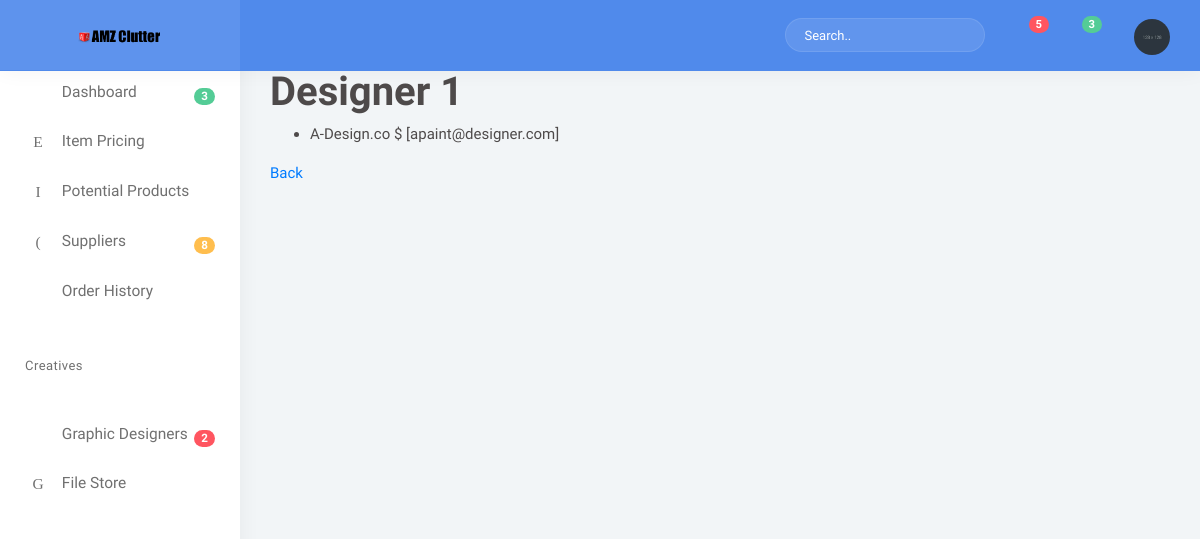
The page /designer/1 on the database its author committed.
### clutter/models.py (models this page shows, shortened)
class Designer(models.Model):
    company = models.CharField(max_length=64)
    contact = models.CharField(max_length=64)
    email = models.CharField(max_length=128, blank = True)

### clutter/views.py (the view)
# urls.py: path("designer/<int:designer_id>", views.designer, name="designer"),
def designer(request, designer_id):
    try:
        designer = Designer.objects.get(pk=designer_id)
    except designer.DoesNotExist:
        raise Http404("Designer does not exist.")
    context = {
    "designer": designer
    }
    return render(request, "clutter/designer.html", context)

### clutter/templates/clutter/designer.html
{% extends "clutter/base.html" %}
{% load static %}
{% block body %}
    <h1>Designer {{designer.id}}</h1>
    <ul>
        <li>
          {{ designer.company }} ${{ designer.name }} [{{ designer.email}}]
          </li>
      </ul>
      <a href="{% url 'index' %}">Back</a>
{% endblock %}

### clutter/static/assets/css/style.css (style rules this page uses)
body { background: #f2f5f7; font-family: "Mukta", sans-serif; margin: 0; font-size: 15px; color: #4e4a4a; }
html { overflow-x: hidden; position: relative; min-height: 100%; background: #f2f5f7; }
h1, h2, h3, h4, h5, h6 { margin: 10px 0; font-weight: 600; font-family: "Mukta", sans-serif; }
h1 { line-height: 43px; }
* { outline: none !important; }

### rows shown on the page
Designer: id "1", company "A-Design.co", email "apaint@designer.com"
